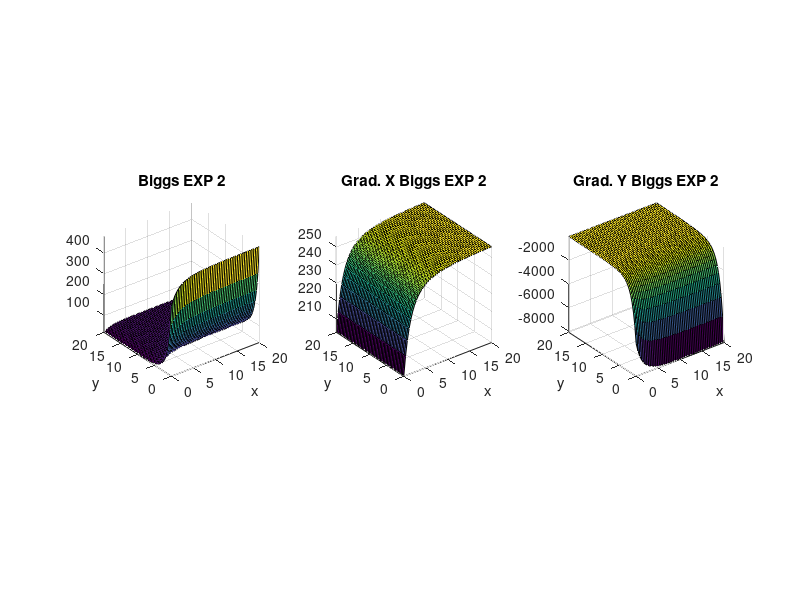

MATLAB code for this plot:
%% Biggs EXP 2's function
%L. LAURENT -- 31/10/2016 -- luc.laurent@lecnam.net
%
%one local minimum
%1 global minimum : x=(1,10) >> f(x)=0
%
%design space 0<xi<20



function [p,dp,infos]=funBiggsExp2(xx,dim)

%constants
a=5;
b=10;
nbt=10;
t=0.1.*(1:10);
y=exp(-t)-a*exp(-b*t);

%space
Xmin=[0 0];
Xmax=[20 20];

%default dimension
if nargin==1;dim=2;end

% demo mode
dem=false;
if nargin==0
    stepM=50;
    xl=linspace(Xmin(1),Xmax(1),stepM);
    yl=linspace(Xmin(2),Xmax(2),stepM);
    [x,y]=meshgrid(xl,yl);
    xx=zeros(stepM,stepM,2);
    xx(:,:,1)=x;xx(:,:,2)=y;
    dem=true;
end
if ~isempty(xx)
    %number of design variables
    nbvar=size(xx,3);
    if nbvar==1
        if size(xx,2)==2
            xxx=xx(:,1);yyy=xx(:,2);
        elseif size(xx,1)==2
            xxx=xx(:,2);yyy=xx(:,1);
        else
            error(['Wrong input variables ',mfilename]);
        end
    elseif nbvar>2
        error('The Biggs EXP 2 function is a 2 dimensional function');
    else
        xxx=xx(:,:,1);
        yyy=xx(:,:,2);
    end
        
    p=zeros(size(xxx));
    for it=1:nbt
        p=p+(exp(-t(it).*xxx)-a.*exp(-t(it).*yyy)-y(it)).^2;
    end
    if nargout==2||dem
        dp=zeros(size(xxx,1),size(xxx,2),2);
        for it=1:nbt
            dp(:,:,1)=dp(:,:,1)-2*t(it)*exp(-t(it)*xxx)*(exp(-t(it).*xxx)-a.*exp(-t(it).*yyy)-y(it));
            dp(:,:,2)=dp(:,:,2)+2*a*t(it)*exp(-t(it)*yyy)*(exp(-t(it).*xxx)-a.*exp(-t(it).*yyy)-y(it));
        end
    end
else
    if nargin==2
        nbvar=dim;
    end
    p=[];
    dp=[];
end
%output of information about the function
if nargout==3
    infos.Xmin=Xmin;
    infos.Xmax=Xmax;
    infos.min_glob.Z=0;
    infos.min_glob.X=[1,10];
    infos.min_loc.Z=NaN;
    infos.min_loc.X=NaN;
end

%demo display
if nargin==0
    figure
    subplot(1,3,1)
    surf(x,y,p);
    axis('tight','square')
    xlabel('x'), ylabel('y'), title('Biggs EXP 2')
    subplot(1,3,2)
    surf(x,y,dp(:,:,1));
    axis('tight','square')
    xlabel('x'), ylabel('y'), title('Grad. X Biggs EXP 2')
    subplot(1,3,3)
    surf(x,y,dp(:,:,2));
    axis('tight','square')
    xlabel('x'), ylabel('y'), title('Grad. Y Biggs EXP 2')
end
end
